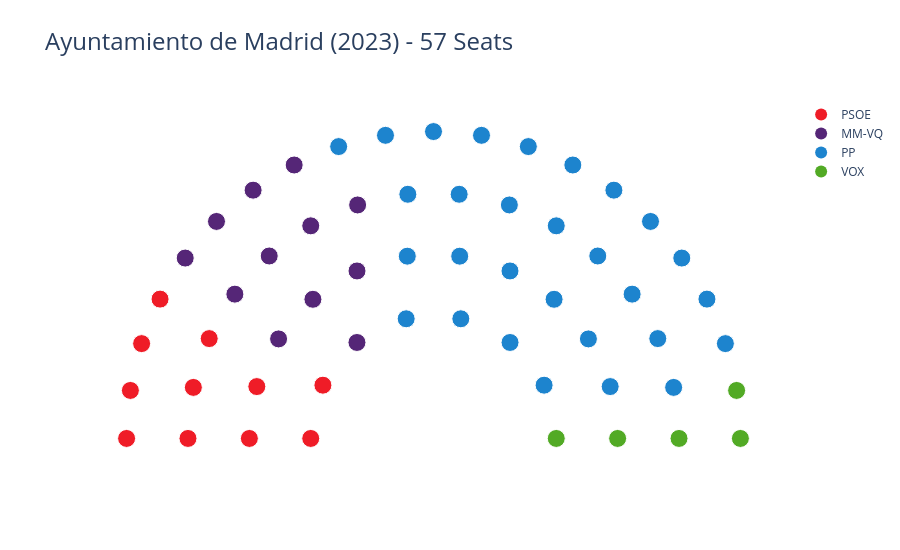

Source (notebook cell):
### Markdown cell above
### Generate the Visualizations
Run the cells below for actual live data visualization!

### Code cell
# Example 1: Madrid
df_madrid_res, df_madrid_coun = fetch_electoral_data("Madrid")
plot_parliament_interactive(df_madrid_res, df_madrid_coun, "Madrid")
plot_votes_bar(df_madrid_res, "Madrid")

### Figure 1 — Plotly figure (JSON) as saved in the notebook; plotly's stock layout.template omitted (floating-point values rounded to 4 significant figures)
{"data": [{"hoverinfo": "text", "marker": {"color": ["#ef1c27", "#ef1c27", "#ef1c27", "#ef1c27", "#ef1c27", "#ef1c27", "#ef1c27", "#ef1c27", "#ef1c27", "#ef1c27", "#ef1c27", "#552677", "#552677", "#552677", "#552677", "#552677", "#552677", "#552677", "#552677", "#552677", "#552677", "#552677", "#552677", "#1d84ce", "#1d84ce", "#1d84ce", "#1d84ce", "#1d84ce", "#1d84ce", "#1d84ce", "#1d84ce", "#1d84ce", "#1d84ce", "#1d84ce", "#1d84ce", "#1d84ce", "#1d84ce", "#1d84ce", "#1d84ce", "#1d84ce", "#1d84ce", "#1d84ce", "#1d84ce", "#1d84ce", "#1d84ce", "#1d84ce", "#1d84ce", "#1d84ce", "#1d84ce", "#1d84ce", "#1d84ce", "#1d84ce", "#52aa25", "#52aa25", "#52aa25", "#52aa25", "#52aa25"], "line": {"color": "white", "width": 1}, "size": 18}, "mode": "markers", "showlegend": false, "text": ["<b>Reyes Maroto Illera</b><br>PSOE", "<b>Soledad Murillo De La Vega</b><br>PSOE", "<b>Enma López Araújo</b><br>PSOE", "<b>Pedro Esteban Barrero Cuadrado</b><br>PSOE", "<b>Enrique Rico García Hierro</b><br>PSOE", "<b>Adriana Carlota Moscoso Del Prado Hernández</b><br>PSOE", "<b>Daniel Vicente Viondi</b><br>PSOE", "<b>Ana Isabel Lima Fernández</b><br>PSOE", "<b>Antonio Giraldo Capellán</b><br>PSOE", "<b>Emilia Martínez Garrido</b><br>PSOE", "<b>Ignacio De Benito Pérez</b><br>PSOE", "<b>Rita Maestre Fernández</b><br>MM-VQ", "<b>Félix López-Rey Gómez</b><br>MM-VQ", "<b>Lucía Lois Méndez De Vigo</b><br>MM-VQ", "<b>Eduardo Fernández Rubiño</b><br>MM-VQ", "<b>María Pilar (Cuca) Sánchez Álvarez</b><br>MM-VQ", "<b>Álvaro Fernández Heredia</b><br>MM-VQ", "<b>Sara Ladra Álvarez</b><br>MM-VQ", "<b>Ignacio Murgui Parra</b><br>MM-VQ", "<b>Ana Carolina Elías Espinoza</b><br>MM-VQ", "<b>José Luis Nieto Bueno</b><br>MM-VQ", "<b>Mar Barberán Parrado</b><br>MM-VQ", "<b>Esther Gómez Morante</b><br>MM-VQ", "<b>José Luis Martínez Almeida Navasques</b><br>PP", "<b>María Inmaculada Sanz Otero</b><br>PP", "<b>Marta Maria Rivera De La Cruz</b><br>PP", "<b>Francisco De Borja Carabante Muntada</b><br>PP", "<b>Engracia Hidalgo Tena</b><br>PP", "<b>Carlos Izquierdo Torres</b><br>PP", "<b>Paloma Garcia Romero</b><br>PP", "<b>Carlos Segura Gutierrez</b><br>PP", "<b>Francisco De Borja Fanjul Fernández-Pita</b><br>PP", "<b>Almudena Maillo Del Valle</b><br>PP", "<b>Álvaro González López</b><br>PP", "<b>David Pérez García</b><br>PP", "<b>Andrea Levy Soler</b><br>PP", "<b>Ignacio José Pezuela Cabañes</b><br>PP", "<b>Maria Dolores Navarro Ruíz</b><br>PP", "<b>José Fernández Sánchez</b><br>PP", "<b>María Cayetana Hernández De La Riva</b><br>PP", "<b>Jaime González Taboada</b><br>PP", "<b>Sonia Cea Quintana</b><br>PP", "<b>Juan Antonio Peña Ochoa</b><br>PP", "<b>María Yolanda Estrada Madrid</b><br>PP", "<b>María Nadia Álvarez Padilla</b><br>PP", "<b>Orlando Chacón Tabares</b><br>PP", "<b>Alberto Gonzalez Diaz</b><br>PP", "<b>Ángel Niño Quesada</b><br>PP", "<b>Carlos González Pereira</b><br>PP", "<b>Paula Gómez-Angulo Amorós</b><br>PP", "<b>Ángel Ramos Sánchez</b><br>PP", "<b>José Antonio Martínez Páramo</b><br>PP", "<b>Francisco Javier Ortega Smith-Molina</b><br>VOX", "<b>Carla Toscano De Balbín</b><br>VOX", "<b>Arantzazu Purificación Cabello López</b><br>VOX", "<b>Fernando Martinez Vidal</b><br>VOX", "<b>Ignacio Ansaldo Adriaensens</b><br>VOX"], "type": "scatter", "x": [-0.4, -0.6, -0.8, -1, -0.9877, -0.7825, -0.5757, -0.9511, -0.7308, -0.3604, -0.891, -0.5048, -0.6472, -0.809, -0.7071, -0.5353, -0.3929, -0.2494, -0.5878, -0.4, -0.454, -0.2492, -0.2472, -0.309, -0.08901, -0.1564, -0.08539, -0.08362, 6.123e-17, 0.08362, 0.08539, 0.1564, 0.08901, 0.2472, 0.309, 0.2492, 0.454, 0.4, 0.5878, 0.2494, 0.3929, 0.5353, 0.7071, 0.6472, 0.809, 0.5048, 0.891, 0.3604, 0.7308, 0.9511, 0.5757, 0.7825, 0.9877, 0.4, 0.6, 0.8, 1], "y": [4.899e-17, 7.348e-17, 9.797e-17, 1.225e-16, 0.1564, 0.1663, 0.169, 0.309, 0.3254, 0.1736, 0.454, 0.3244, 0.4702, 0.5878, 0.7071, 0.5945, 0.4534, 0.3127, 0.809, 0.6928, 0.891, 0.5458, 0.7608, 0.9511, 0.39, 0.9877, 0.5939, 0.7956, 1, 0.7956, 0.5939, 0.9877, 0.39, 0.7608, 0.9511, 0.5458, 0.891, 0.6928, 0.809, 0.3127, 0.4534, 0.5945, 0.7071, 0.4702, 0.5878, 0.3244, 0.454, 0.1736, 0.3254, 0.309, 0.169, 0.1663, 0.1564, 0, 0, 0, 0]}, {"marker": {"color": "#ef1c27", "size": 12}, "mode": "markers", "name": "PSOE", "type": "scatter", "x": [null], "y": [null]}, {"marker": {"color": "#552677", "size": 12}, "mode": "markers", "name": "MM-VQ", "type": "scatter", "x": [null], "y": [null]}, {"marker": {"color": "#1d84ce", "size": 12}, "mode": "markers", "name": "PP", "type": "scatter", "x": [null], "y": [null]}, {"marker": {"color": "#52aa25", "size": 12}, "mode": "markers", "name": "VOX", "type": "scatter", "x": [null], "y": [null]}], "layout": {"height": 550, "hoverlabel": {"bgcolor": "white", "font": {"size": 14}}, "plot_bgcolor": "white", "title": {"font": {"size": 24}, "text": "Ayuntamiento de Madrid (2023) - 57 Seats"}, "xaxis": {"showgrid": false, "visible": false, "zeroline": false}, "yaxis": {"scaleanchor": "x", "scaleratio": 1, "showgrid": false, "visible": false, "zeroline": false}}}
